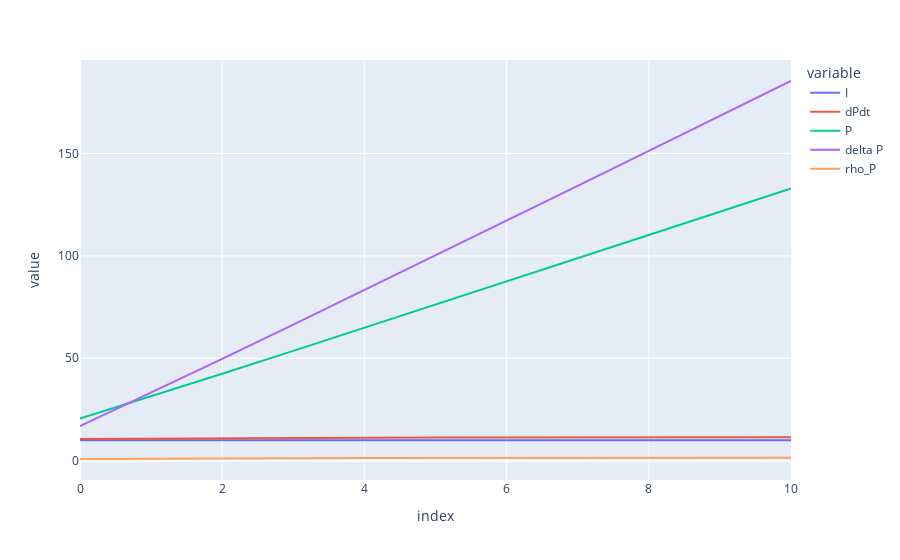

This figure's notebook cell:
### Code cell
df.plot()

### Figure 1 — Plotly figure (JSON) as saved in the notebook; plotly's stock layout.template omitted (floating-point values rounded to 4 significant figures)
{"data": [{"hovertemplate": "variable=I<br>index=%{x}<br>value=%{y}<extra></extra>", "legendgroup": "I", "line": {"color": "#636efa", "dash": "solid"}, "mode": "lines", "name": "I", "orientation": "v", "showlegend": true, "type": "scatter", "x": [0, 1, 2, 3, 4, 5, 6, 7, 8, 9, 10], "xaxis": "x", "y": [10, 10, 10, 10, 10, 10, 10, 10, 10, 10, 10], "yaxis": "y"}, {"hovertemplate": "variable=dPdt<br>index=%{x}<br>value=%{y}<extra></extra>", "legendgroup": "dPdt", "line": {"color": "#EF553B", "dash": "solid"}, "mode": "lines", "name": "dPdt", "orientation": "v", "showlegend": true, "type": "scatter", "x": [0, 1, 2, 3, 4, 5, 6, 7, 8, 9, 10], "xaxis": "x", "y": [10.6, 10.82, 11.05, 11.17, 11.24, 11.28, 11.32, 11.34, 11.36, 11.37, 11.38], "yaxis": "y"}, {"hovertemplate": "variable=P<br>index=%{x}<br>value=%{y}<extra></extra>", "legendgroup": "P", "line": {"color": "#00cc96", "dash": "solid"}, "mode": "lines", "name": "P", "orientation": "v", "showlegend": true, "type": "scatter", "x": [0, 1, 2, 3, 4, 5, 6, 7, 8, 9, 10], "xaxis": "x", "y": [20.6, 31.42, 42.47, 53.65, 64.88, 76.17, 87.48, 98.82, 110.2, 121.6, 132.9], "yaxis": "y"}, {"hovertemplate": "variable=delta P<br>index=%{x}<br>value=%{y}<extra></extra>", "legendgroup": "delta P", "line": {"color": "#ab63fa", "dash": "solid"}, "mode": "lines", "name": "delta P", "orientation": "v", "showlegend": true, "type": "scatter", "x": [0, 1, 2, 3, 4, 5, 6, 7, 8, 9, 10], "xaxis": "x", "y": [16.9, 33.13, 49.71, 66.47, 83.33, 100.3, 117.2, 134.2, 151.3, 168.3, 185.4], "yaxis": "y"}, {"hovertemplate": "variable=rho_P<br>index=%{x}<br>value=%{y}<extra></extra>", "legendgroup": "rho_P", "line": {"color": "#FFA15A", "dash": "solid"}, "mode": "lines", "name": "rho_P", "orientation": "v", "showlegend": true, "type": "scatter", "x": [0, 1, 2, 3, 4, 5, 6, 7, 8, 9, 10], "xaxis": "x", "y": [0.8204, 1.054, 1.17, 1.239, 1.284, 1.316, 1.34, 1.358, 1.373, 1.385, 1.395], "yaxis": "y"}], "layout": {"legend": {"title": {"text": "variable"}, "tracegroupgap": 0}, "margin": {"t": 60}, "xaxis": {"anchor": "y", "domain": [0, 1], "title": {"text": "index"}}, "yaxis": {"anchor": "x", "domain": [0, 1], "title": {"text": "value"}}}}
